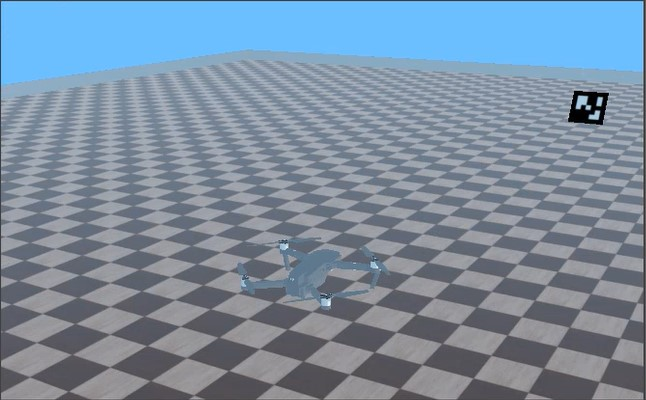
#> input picture calibration/detect_marker_in_simulation/images/sim-qr-1.jpg, 646 x 400 px; its folder holds only this picture in this run
$ python detect_ArUco_byImg.py
#> lines starting #> are read from the running program, lines starting #| are printed output that depends on the picture; after the words box and inside, x2 and y2 are one past the last pixel; in counts of white or black regions, pixels touching at a corner belong together
import numpy as np
import os
from cv2.aruco import DICT_5X5_1000, getPredefinedDictionary, DetectorParameters, \
    ArucoDetector, drawDetectedMarkers, estimatePoseSingleMarkers
from cv2 import imread, imwrite, drawFrameAxes

IMAGES_PATH = 'images'
RESULTS_PATH = 'results'

CAMERA_MATRIX = np.array(
    [
        [880.76258467, 0., 331.61928196],
        [0., 879.79177331, 185.48140499],
        [0., 0., 1.]
    ], dtype = np.float32
)

DISTORTION_COEFFICIENT = np.array(
    [
        [-2.12846471e-01],
        [3.91151148e+00],
        [-1.82790990e-04],
        [1.48727617e-03],
        [-2.32401751e+01]
    ], dtype = np.float32
)

if __name__ == '__main__':

    if not os.path.exists(RESULTS_PATH):
        os.makedirs(RESULTS_PATH)

    aruco_dict = getPredefinedDictionary(DICT_5X5_1000)
    parameters = DetectorParameters()
    detector = ArucoDetector(aruco_dict, parameters)

    for filename in os.listdir(IMAGES_PATH):

        image = imread(
            os.path.join(IMAGES_PATH, filename)
        )
#> image is the input picture: shape (400, 646, 3); mean B, G, R 160.1, 141.4, 123.2

        corners, ids, _ = detector.detectMarkers(image)
#> corners = ([[573, 91], [608, 93], [602, 124], [568, 121]],); ids = [24]

        if ids is not None:
            image = drawDetectedMarkers(image, corners, ids)
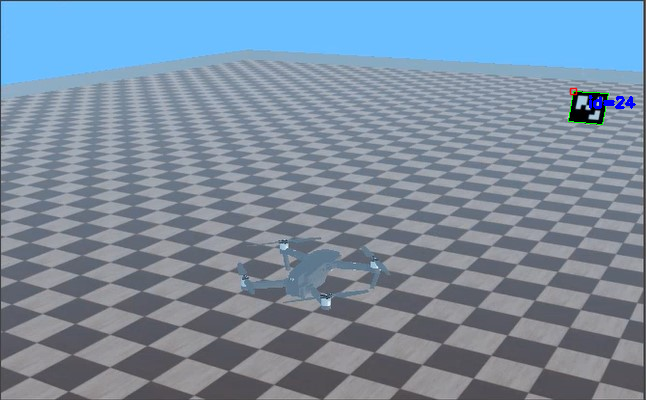
#> image: shape (400, 646, 3); 0.2% of pixels changed, all inside (x1, y1, x2, y2) = (568, 87, 636, 125)

            rvecs, tvecs, _ = estimatePoseSingleMarkers(
                corners, 0.05, CAMERA_MATRIX, DISTORTION_COEFFICIENT
            )
#> rvecs = [[-2.57, -0.0618, 0.16]]; tvecs = [[0.373, -0.114, 1.28]]

            if rvecs is not None and tvecs is not None:
                for i in range(len(rvecs)):
                    image = drawFrameAxes(
                        image, CAMERA_MATRIX, DISTORTION_COEFFICIENT,
                        rvecs[i], tvecs[i], 0.1
                    )
#> this loop made 1 pass
#> pass 1, `image = drawFrameAxes( image, CAMERA_MATRIX, DISTORTION_COEFFICIENT, r..`:
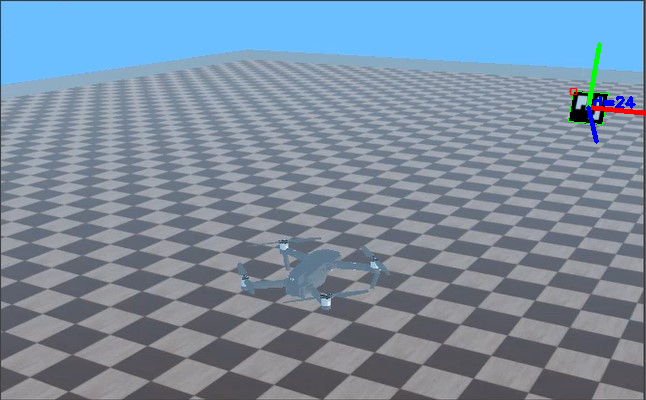
#> image: shape (400, 646, 3); 0.29% of pixels changed, all inside (x1, y1, x2, y2) = (586, 42, 646, 144)

        result_image_path = os.path.join(RESULTS_PATH, filename)
        imwrite(result_image_path, image)

$ run again, on calibration/detect_marker_in_simulation/images/sim-qr-2.jpg
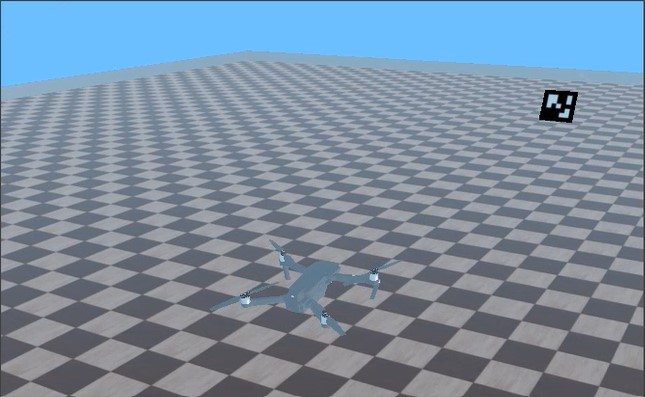
#> input picture calibration/detect_marker_in_simulation/images/sim-qr-2.jpg, 645 x 397 px
#> image is the input picture: shape (397, 645, 3); mean B, G, R 161.2, 142.2, 123.5
#> corners = ([[545, 90], [577, 92], [571, 123], [539, 119]],); ids = [24]
#> `image = drawDetectedMarkers(image, corners, ids)`:
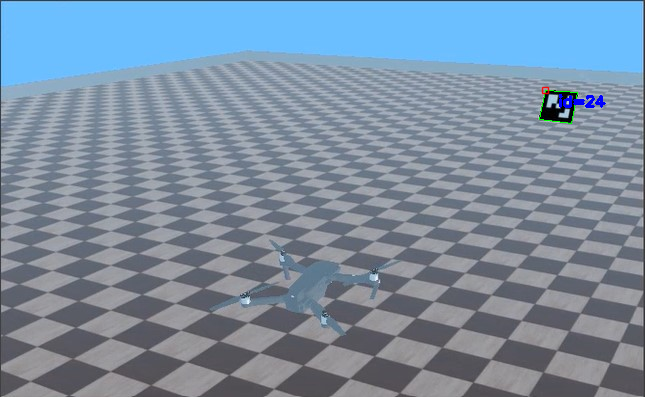
#> image: shape (397, 645, 3); 0.2% of pixels changed, all inside (x1, y1, x2, y2) = (539, 86, 606, 124)
#> rvecs = [[2.82, 0.28, -0.649]]; tvecs = [[0.353, -0.124, 1.37]]
#> the loop `for i in range(len(rvecs)):` made 1 pass
#> pass 1, `image = drawFrameAxes( image, CAMERA_MATRIX, DISTORTION_COEFFICIENT, r..`:
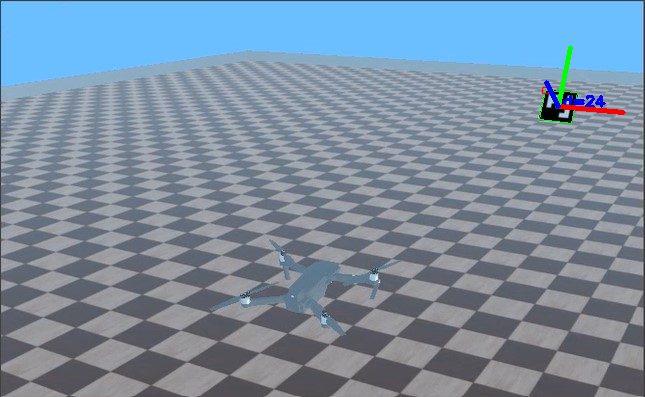
#> image: shape (397, 645, 3); 0.29% of pixels changed, all inside (x1, y1, x2, y2) = (544, 45, 626, 115)

$ run again, on calibration/detect_marker_in_simulation/images/sim-qr-3.jpg
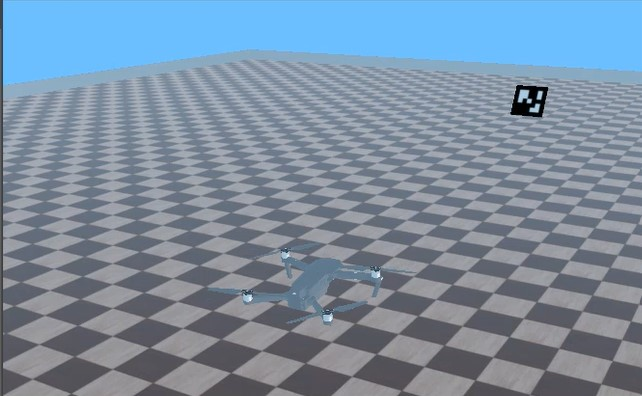
#> input picture calibration/detect_marker_in_simulation/images/sim-qr-3.jpg, 642 x 396 px
#> image is the input picture: shape (396, 642, 3); mean B, G, R 161.2, 142.2, 123.6
#> corners = ([[517, 85], [548, 88], [541, 117], [510, 113]],); ids = [24]
#> `image = drawDetectedMarkers(image, corners, ids)`:
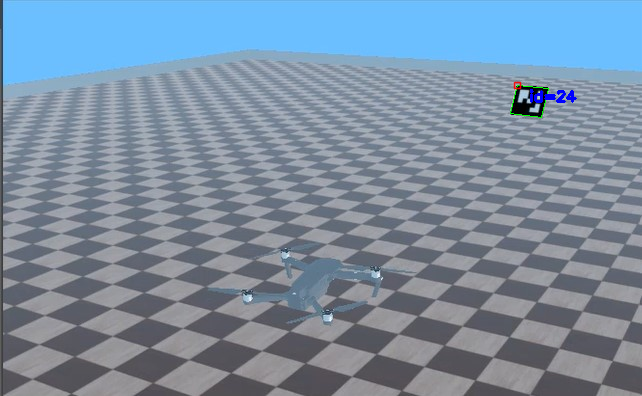
#> image: shape (396, 642, 3); 0.2% of pixels changed, all inside (x1, y1, x2, y2) = (510, 81, 577, 118)
#> rvecs = [[2.76, 0.321, -0.597]]; tvecs = [[0.314, -0.135, 1.4]]
#> the loop `for i in range(len(rvecs)):` made 1 pass
#> pass 1, `image = drawFrameAxes( image, CAMERA_MATRIX, DISTORTION_COEFFICIENT, r..`:
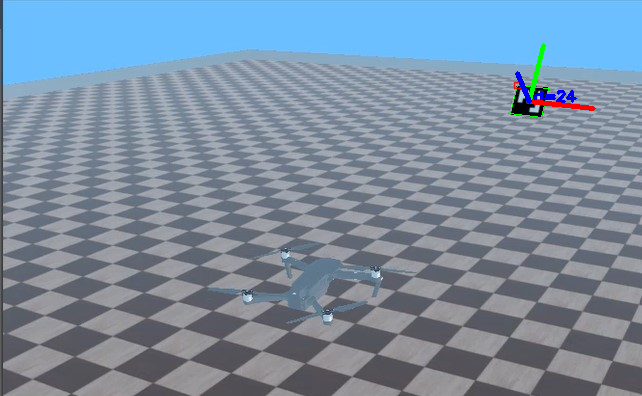
#> image: shape (396, 642, 3); 0.29% of pixels changed, all inside (x1, y1, x2, y2) = (515, 43, 596, 111)
